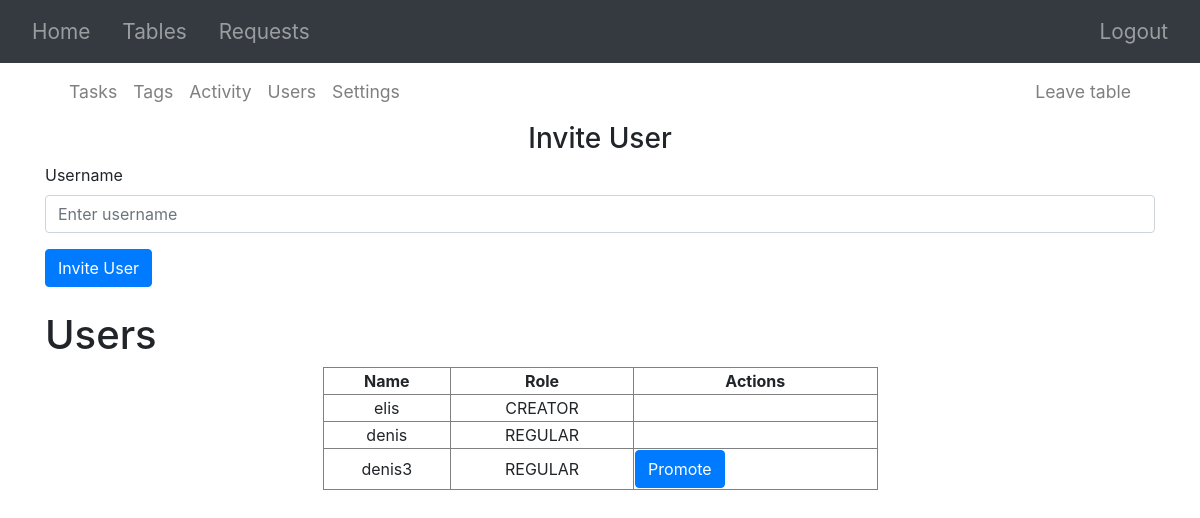
Page /tables/4/users (signed in) on the committed database.
### src/models.py (models this page shows, shortened)
class UserTable(db.Model):
    user_id: Mapped[int] = mapped_column(ForeignKey('user.id'), primary_key=True)
    table_id: Mapped[int] = mapped_column(ForeignKey('table.id'), primary_key=True)
    role: Mapped['Role'] = mapped_column()
    user: Mapped[list['User']] = relationship(back_populates='tables')
    table: Mapped[list['Table']] = relationship(back_populates='users')

class User(db.Model, UserMixin):
    id: Mapped[int] = mapped_column(primary_key=True)
    username: Mapped[str] = mapped_column(String(30), unique=True)
    password: Mapped[str] = mapped_column()
    tables: Mapped[list['UserTable']] = relationship(back_populates='user')
    received_requests: Mapped[list['Request']] = relationship(foreign_keys='[Request.recipient_id]')

### src/routes/users.py (the view)
@users_bp.route('/tables/<int:table_id>/users')
@login_required
def users(table_id: int) -> str:
    table = db.get_or_404(Table, table_id)
    user_id = current_user.id
    db.get_or_404(UserTable, [user_id, table_id])
    users_in_table = UserTable.query.filter_by(table_id=table_id)
    user_table = db.get_or_404(UserTable, [user_id, table_id])
    role = user_table.role
    return render_template(
        'users.html',
        user=current_user,
        table=table,
        users_in_table=users_in_table,
        role=role
    )

### src/templates/users.html (shortened to what this page needs)
{% extends "base.html" %}
{% import "macros.html" as macro %}
{% block content %}
{{ macro.in_table(table) }}
    <form action="/tables/{{ table.id }}/invite-user" method="POST" autocomplete="off">
        <h3 align="center">Invite User</h3>
        <div class="form-group">
          <label for="username">Username</label>
          <input
            type="text"
            class="form-control"
            id="username"
            name="username"
            placeholder="Enter username"
          />
        </div>
        <button type="submit" class="btn btn-primary">Invite User</button>
      </form>
      <br/>
      <h1>Users</h1>
<table border="1" style="width: 50%; margin: 0 auto; text-align: center; border-collapse: collapse;">
    <thead>
        <th>Name</th>
        <th>Role</th>
        <th>Actions</th>
    </thead>
    <tbody>
        {% for cur_user in users_in_table %}
        <tr>
            <td>{{ cur_user.user.username }}</td>
            <td>{{ cur_user.role.name }}</td>
            {% if user.id != cur_user.user.id %}
            <td>
                <div style="display: flex; align-items: left; gap: 10px;">
                {% if role.value >= cur_user.role.value %}
                    {% if cur_user.role.name != 'ADMIN' %}
                    <form action="/tables/{{ table.id }}/promote-user" method="POST">
                        <button type="submit" class="btn btn-primary" value="{{ cur_user.user.id }}" id="user_id" name="user_id">Promote</button>
                    </form>
                    {% else %}
                    <form action="/tables/{{ table.id }}/demote-user" method="POST">
                        <button type="submit" class="btn btn-primary" value="{{ cur_user.user.id }}" id="user_id" name="user_id">Demote</button>
                    </form>
                {% endif %}
                <br/>
            </div>
                {% endif %}
            </td>
            {% endif %}
        </tr>
        {% endfor %}
    </tbody>
</table>
{% endblock %}

### rows in the picture
UserTable: user.username "elis", role.name "CREATOR"
UserTable: user.username "denis", role.name "REGULAR"
UserTable: user.username "denis3", role.name "REGULAR", {{ cur_user.user.id }} 3 (drawn)
